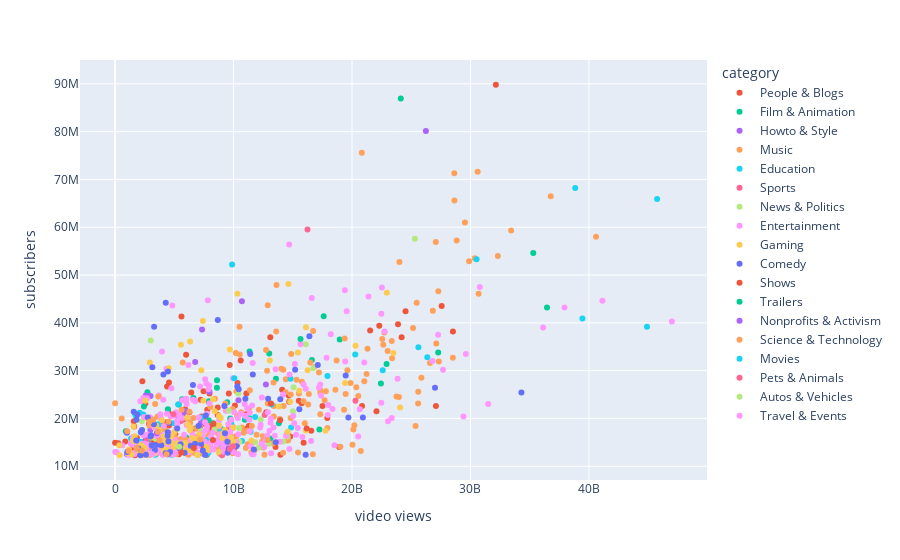

This figure's notebook cell:
### Code cell
fig = px.scatter(df_concentrada, x='video views', y='subscribers', color="category", hover_data=["Youtuber"])
fig.show()

### Figure 1 — Plotly figure (JSON) as saved in the notebook; plotly's stock layout.template omitted (floating-point values rounded to 4 significant figures; data arrays with more than 128 entries replaced by an {"elided": "..."} marker saying what was removed)
{"data": [{"customdata": {"elided": "129x1 str values"}, "hovertemplate": "category=People & Blogs<br>video views=%{x}<br>subscribers=%{y}<br>Youtuber=%{customdata[0]}<extra></extra>", "legendgroup": "People & Blogs", "marker": {"color": "#EF553B", "symbol": "circle"}, "mode": "markers", "name": "People & Blogs", "orientation": "v", "showlegend": true, "type": "scatter", "x": {"elided": "129 int values"}, "xaxis": "x", "y": {"elided": "129 int values"}, "yaxis": "y"}, {"customdata": [["Goldmines"], ["YRF"], ["ýýýýýýýý ýý ýýýýýýýýýýýýýý"], ["PowerKids TV"], ["Jingle Toons"], ["Galinha Pintadinha"], ["Selena Gomez"], ["WowKidz"], ["Peppa Pig - Official Channel"], ["Masha y el Oso"], ["Goldmines Dishoom"], ["Nick Jr."], ["Goldmines Bollywood"], ["ZHC"], ["Pen Movies"], ["Goldmines Movies"], ["Peppa Pig Espaï¿½ï¿½ï¿½ï¿½ï¿½ï¿½ï¿½ï¿½ï¿½"], ["Tilak"], ["Valentina Pontes ofc"], ["Alan Becker"], ["Goldmines Cineplex"], ["Ben Azelart"], ["Totoy kids - Portuguï¿½"], ["Pencilmation"], ["Green Gold TV - Official Channel"], ["Official Pink Panther"], ["DaFuq!?Boom!"], ["Goldmines Great Indian Comedy"], ["Wow Kidz Action"], ["Turma da Mï¿½ï¿½"], ["BeatboxJCOP"], ["MSA previously My Story Animated"], ["Les' Copaque Production"], ["El Payaso Plim Plim"], ["Stubborn Facts"], ["Gato Galactico | GALï¿½ï¿"], ["Totoy kids - Espaï¿½ï"], ["Rotten Tomatoes Trailers"], ["Volga Video"], ["Zig & Sharko"], ["Invento na Hora"], ["Darkar Company Studios"], ["Peppa Pig em Portuguï¿½ï¿½ï¿½ï¿½ï¿½ï¿½ï¿½ï¿½ï¿"], ["Zee Kids"]], "hovertemplate": "category=Film & Animation<br>video views=%{x}<br>subscribers=%{y}<br>Youtuber=%{customdata[0]}<extra></extra>", "legendgroup": "Film & Animation", "marker": {"color": "#00cc96", "symbol": "circle"}, "mode": "markers", "name": "Film & Animation", "orientation": "v", "showlegend": true, "type": "scatter", "x": [24118230580, 35302243691, 36458726976, 18961241905, 11351015824, 27274550757, 13013567335, 16613441479, 22919271731, 13577142726, 8603468420, 22440611155, 8595760553, 2726917087, 6608773195, 5652938599, 7920637200, 9465863821, 7926899136, 5380073627, 2431154438, 4454917643, 1796227417, 11317309935, 9715291883, 10955619815, 7906181776, 5194942269, 8281724393, 13824277846, 8716982055, 8588704539, 9059696049, 17247584185, 902225615, 3693798804, 5997599089, 13116313599, 9787697838, 9023952946, 4040297006, 2244318380, 4214172991, 7683670251], "xaxis": "x", "y": [86900000, 54600000, 43200000, 36500000, 34000000, 33800000, 33600000, 32200000, 31400000, 28300000, 28000000, 27300000, 26400000, 25500000, 24300000, 24000000, 23600000, 23400000, 23400000, 22900000, 22500000, 21900000, 20400000, 20100000, 20000000, 19700000, 19600000, 19100000, 19000000, 19000000, 18000000, 17800000, 17700000, 17700000, 17300000, 16800000, 16000000, 15800000, 15700000, 14400000, 14200000, 13900000, 13100000, 12400000], "yaxis": "y"}, {"customdata": [["5-Minute Crafts"], ["BRIGHT SIDE"], ["GENIAL"], ["Gulshan Kalra"], ["Fede Vigevani"], ["Yuya"], ["Chloe Ting"], ["Troom Troom"], ["Village Cooking Channel"], ["Tasty"], ["5-Minute Crafts DIY"], ["5-Minute Crafts PLAY"], ["SUPER SLICK SLIME SAM"], ["Manual do Mundo"], ["ýýýýýýýýý Liziqi"], ["HowToBasic"], ["IDEAS EN 5 MINUTOS"], ["Sandra Cires Art"], ["jeffreestar"], ["ýýýýýýýý ýýýýýýýýýýýýýý ýýýý 5 ýýýýýýýýýý"], ["Musas"], ["Mariale"], ["ýýýýýýýý ýýýýýýýý"], ["Mis Pastelitos"], ["IDEIAS INCRï¿½ï¿½"], ["Rosanna Pansino"], ["NikkieTutorials"], ["Narins Beauty"], ["Alexa Rivera"], ["NishaMadhulika"], ["Anaysa"], ["Wengie"], ["ATHLEAN-Xï¿½"], ["Kabita's Kitchen"], ["Troom Troom India"], ["Blossom"], ["Health Time"], ["First We Feast"], ["Troom Troom PT"], ["bharatzkitchen HINDI"]], "hovertemplate": "category=Howto & Style<br>video views=%{x}<br>subscribers=%{y}<br>Youtuber=%{customdata[0]}<extra></extra>", "legendgroup": "Howto & Style", "marker": {"color": "#ab63fa", "symbol": "circle"}, "mode": "markers", "name": "Howto & Style", "orientation": "v", "showlegend": true, "type": "scatter", "x": [26236790209, 10708531817, 6762424690, 12732444881, 7962725960, 2588501115, 2994726412, 10414479943, 5863377051, 5783557209, 5091618606, 6119294270, 7229175322, 3980991248, 2977741577, 3684816159, 3696973456, 3955426159, 2609358468, 4499826716, 2400037562, 2761547758, 7018015062, 2750902766, 3551889957, 4597228794, 1778318927, 2214167846, 3193226072, 2939201386, 3445794123, 1900272833, 2319515787, 2831275503, 6804072897, 4733873025, 1002219689, 2983799729, 4384177908, 2315226648], "xaxis": "x", "y": [80100000, 44500000, 31800000, 27100000, 25600000, 24800000, 24700000, 23800000, 21600000, 21100000, 20700000, 20100000, 19000000, 18000000, 17600000, 17300000, 16600000, 16400000, 15900000, 15500000, 15100000, 15100000, 14800000, 14600000, 14500000, 14400000, 14200000, 14000000, 13900000, 13700000, 13500000, 13500000, 13400000, 13300000, 12800000, 12700000, 12500000, 12500000, 12500000, 12400000], "yaxis": "y"}, {"customdata": {"elided": "198x1 str values"}, "hovertemplate": "category=Music<br>video views=%{x}<br>subscribers=%{y}<br>Youtuber=%{customdata[0]}<extra></extra>", "legendgroup": "Music", "marker": {"color": "#FFA15A", "symbol": "circle"}, "mode": "markers", "name": "Music", "orientation": "v", "showlegend": true, "type": "scatter", "x": {"elided": "198 int values"}, "xaxis": "x", "y": {"elided": "198 int values"}, "yaxis": "y"}, {"customdata": [["Pinkfong Baby Shark - Kids' Songs & Stories"], ["ChuChu TV Nursery Rhymes & Kids Songs"], ["Infobells - Hindi"], ["BillionSurpriseToys  - Nursery Rhymes & Cartoons"], ["Little Baby Bum - Nursery Rhymes & Kids Songs"], ["Super Simple Songs - Kids Songs"], ["Genevieve's Playhouse - Learning Videos for Kids"], ["CVS 3D Rhymes & Kids Songs"], ["BabyBus - Kids Songs and Cartoons"], ["Little Angel: Nursery Rhymes & Kids Songs"], ["infobells - Tamil"], ["infobells - Telugu"], ["BabyBus - Canciones Infantiles & Videos para Niï¿½ï"], ["Khan GS Research Centre"], ["Dr. Vivek Bindra: Motivational Speaker"], ["Kurzgesagt ï¿½ï¿½ï¿½ï¿½ï¿½ï¿"], ["ýýýýýýýýýýýýýýý - Genevieve's Playhouse"], ["BabyBus - Cerita & Lagu Anak-anak"], ["Kiddiestv Hindi - Nursery Rhymes & Kids Songs"], ["ýýýýýýýýýýýýýý ýýýý"], ["Little Angel Espaï¿½ï¿½ï¿½ï¿½ï¿½ï¿½ï¿½ï¿½ï¿½"], ["TED-Ed"], ["Blippi - Educational Videos for Kids"], ["Jason Vlogs"], ["El Reino a Jugar"], ["wifistudy"], ["Dear Sir"], ["Infobells Bangla"], ["Dave and Ava - Nursery Rhymes and Baby Songs"], ["Daftar Populer"], ["TheRichest"], ["CrashCourse"], ["StudyIQ IAS"], ["Netflix Jr."], ["infobells - Kannada"], ["Veritasium"], ["infobells"], ["JOJO TV - Hindi Stories"], ["The Infographics Show"], ["The Shiny Peanut"], ["Right to Shiksha"], ["Little Baby Bum en Espaï¿½ï"], ["TKOR"], ["Caylus"]], "hovertemplate": "category=Education<br>video views=%{x}<br>subscribers=%{y}<br>Youtuber=%{customdata[0]}<extra></extra>", "legendgroup": "Education", "marker": {"color": "#19d3f3", "symbol": "circle"}, "mode": "markers", "name": "Education", "orientation": "v", "showlegend": true, "type": "scatter", "x": [38843229963, 45757850229, 30516172739, 9877365274, 39450824833, 44900897958, 25607397308, 20269857567, 26355088167, 22593193994, 17930570614, 14814192034, 13206471140, 2073073070, 1693149479, 2378448129, 11022391339, 11819051552, 7274150246, 4924054368, 9813245108, 3654621568, 14857290259, 8903647480, 11445492404, 3018032423, 1349288771, 7776706184, 10714145606, 2143140898, 2730879024, 1833519700, 4029253667, 8882319696, 6554000320, 2165885634, 5178142148, 5141201173, 5263540904, 2848466522, 7876740921, 6956320454, 3392022527, 4779139505], "xaxis": "x", "y": [68200000, 65900000, 53300000, 52200000, 40900000, 39200000, 34900000, 33400000, 32800000, 30100000, 28900000, 28300000, 22900000, 21200000, 20900000, 20800000, 20300000, 20300000, 20200000, 19000000, 18900000, 18800000, 18100000, 17200000, 17200000, 16000000, 15800000, 15500000, 15300000, 15100000, 15000000, 14800000, 14700000, 14700000, 14200000, 13900000, 13700000, 13600000, 13200000, 12900000, 12800000, 12500000, 12400000, 12400000], "yaxis": "y"}, {"customdata": [["Dude Perfect"], ["NBA"], ["FIFA"], ["How Ridiculous"], ["UFC - Ultimate Fighting Championship"], ["FC Barcelona"], ["F2Freestylers - Ultimate Soccer Skills Channel"], ["DALLMYD"], ["gymvirtual"], ["Natan por Aï¿"]], "hovertemplate": "category=Sports<br>video views=%{x}<br>subscribers=%{y}<br>Youtuber=%{customdata[0]}<extra></extra>", "legendgroup": "Sports", "marker": {"color": "#FF6692", "symbol": "circle"}, "mode": "markers", "name": "Sports", "orientation": "v", "showlegend": true, "type": "scatter", "x": [16241549158, 12624879732, 5529131886, 9601137077, 7135820721, 2656528205, 3280481927, 1948925559, 2509752944, 9029609749], "xaxis": "x", "y": [59500000, 20700000, 19400000, 18000000, 16400000, 15300000, 14100000, 13600000, 12900000, 12300000], "yaxis": "y"}, {"customdata": [["Aaj Tak"], ["YouTube"], ["IndiaTV"], ["Zee News"], ["Raffy Tulfo in Action"], ["The Lallantop"], ["Tlnovelas"], ["SOMOY TV"], ["DLS News"], ["Sebastiï¿½ï¿½ï¿½"], ["News 24"], ["News18 India"], ["NMF News"], ["BBC News Hindi"], ["Thairath Online"], ["Narendra Modi"], ["CNN"], ["NDTV India"], ["ABS-CBN News"], ["Republic Bharat"], ["KOMPASTV"], ["ABC News"], ["BBC News"], ["Jamuna TV"], ["Geo News"], ["GMA Integrated News"]], "hovertemplate": "category=News & Politics<br>video views=%{x}<br>subscribers=%{y}<br>Youtuber=%{customdata[0]}<extra></extra>", "legendgroup": "News & Politics", "marker": {"color": "#B6E880", "symbol": "circle"}, "mode": "markers", "name": "News & Politics", "orientation": "v", "showlegend": true, "type": "scatter", "x": [25307753534, 3010784935, 16105023749, 16709857823, 15065753455, 10409352249, 15013096899, 12293479945, 2255542592, 10463166404, 8396875537, 7263619576, 7435180827, 7043235131, 14563841315, 3392918989, 14198154095, 6624168155, 10489367372, 7536093065, 11827310821, 12961669452, 4598387043, 12129583055, 5727888539, 9569814790], "xaxis": "x", "y": [57600000, 36300000, 35500000, 30500000, 26500000, 25200000, 21500000, 19800000, 19400000, 18000000, 17700000, 17500000, 16600000, 16500000, 16200000, 15800000, 15200000, 15200000, 15100000, 15000000, 15000000, 14700000, 14500000, 13900000, 13800000, 13400000], "yaxis": "y"}, {"customdata": {"elided": "237x1 str values"}, "hovertemplate": "category=Entertainment<br>video views=%{x}<br>subscribers=%{y}<br>Youtuber=%{customdata[0]}<extra></extra>", "legendgroup": "Entertainment", "marker": {"color": "#FF97FF", "symbol": "circle"}, "mode": "markers", "name": "Entertainment", "orientation": "v", "showlegend": true, "type": "scatter", "x": {"elided": "237 int values"}, "xaxis": "x", "y": {"elided": "237 int values"}, "yaxis": "y"}, {"customdata": [["JuegaGerman"], ["A4"], ["Fernanfloo"], ["elrubiusOMG"], ["Mikecrack"], ["MrBeast Gaming"], ["Total Gaming"], ["Markiplier"], ["Techno Gamerz"], ["VEGETTA777"], ["SSSniperWolf"], ["rezendeevil"], ["Dream"], ["AboFlah"], ["Frost Diamond"], ["jacksepticeye"], ["DanTDM"], ["VanossGaming"], ["Preston"], ["Ninja"], ["FaZe Rug"], ["Jelly"], ["SSundee"], ["FGTeeV"], ["invictor"], ["LazarBeam"], ["MiawAug"], ["AuthenticGames"], ["AS Gaming"], ["Clash of Clans"], ["Ali-A"], ["ýýýýýýýý ýýýýýýýýýý ýýýýýýýýýý | Arab Games Network"], ["Marmok"], ["IShowSpeed"], ["SQUEEZIE"], ["TheGrefg"], ["zbing z."], ["The Game Theorists"], ["DeGoBooM"], ["IGN"], ["Aphmau"], ["PopularMMOs"], ["Willyrex"], ["Guava Juice"], ["CoryxKenshin"], ["Technoblade"], ["W2S"], ["JJ Olatunji"], ["Antrax"], ["Enes Batur"], ["Lyna"], ["Unspeakable"], ["Kuplinov ï¿½ï¿½ï¿"], ["FFUNTV"], ["Mobile Legends: Bang Bang"], ["LOKESH GAMER"], ["Makiman131"], ["EdisonPts"], ["MoreAliA"], ["League of Legends"], ["PlayStation"], ["Kwebbelkop"], ["BigSchool"], ["TazerCraft"], ["Lachlan"], ["Jesser"], ["PrestonPlayz"], ["Gyan Gamingï¿½"], ["NOBRU"], ["TommyInnit"], ["E-MasterSensei"], ["AM3NlC"], ["ýýýýýýýýýýýý"], ["Jazzghost"], ["ýýýýýýýý/Atro"], ["Desi Gamers"], ["Acenix"], ["BUDI01 GAMING"], ["Typical Gamer"], ["H2ODelirious"], ["theRadBrad"], ["penguinz0"], ["BanderitaX"], ["AzzyLand"], ["Brawl Stars"], ["GH'S"], ["Piuzinho"], ["Morgz"], ["Yair17"], ["LOUD"], ["Timba Vk"], ["DaniRep | +6 Vï¿½ï¿½ï¿½ï¿½ï¿½ï¿½ï¿½ï¿½ï¿½ï¿½ï"], ["RobTopGames"]], "hovertemplate": "category=Gaming<br>video views=%{x}<br>subscribers=%{y}<br>Youtuber=%{customdata[0]}<extra></extra>", "legendgroup": "Gaming", "marker": {"color": "#FECB52", "symbol": "circle"}, "mode": "markers", "name": "Gaming", "orientation": "v", "showlegend": true, "type": "scatter", "x": [14631710289, 22936630813, 10323391593, 7410536668, 16118181673, 6331332547, 5556364230, 20297931219, 9690499664, 15432929204, 23492684419, 13061739758, 2930015381, 4521573939, 7277493940, 16246625836, 19417887510, 15541421838, 8279004442, 2543809954, 7451792132, 14777034543, 13835173331, 24059336857, 8409641722, 8768697257, 6098644584, 8920141342, 2851024430, 3961318438, 6148303268, 8761255550, 3457618361, 1556003039, 9983065083, 6404852037, 9269174070, 3752347262, 6306204566, 16107116549, 17763586483, 14573155899, 5024088947, 9111000228, 7102965621, 1656452554, 4768370464, 4076692623, 3029872908, 9786595271, 6534326412, 9052367553, 6862529416, 11513738907, 1543608082, 1640078055, 4236036141, 6668507856, 4352427049, 7159750970, 4741434420, 6889304306, 9996133066, 5956193599, 5269059435, 3603556207, 5766647017, 2224121890, 351763324, 2084791147, 3920559552, 4959982720, 7719743112, 5673347763, 2480957682, 2135195239, 2122062016, 1181292450, 4301581610, 4356686216, 6050102764, 7773543609, 4129249415, 6412313570, 2036408398, 8739174649, 1081285962, 3303595310, 1402042328, 2394143260, 2840137980, 6933660906, 374123483], "xaxis": "x", "y": [48100000, 46300000, 46100000, 40400000, 39100000, 36100000, 35400000, 35200000, 34400000, 33800000, 33700000, 32100000, 31700000, 30500000, 30100000, 30100000, 27400000, 25800000, 24000000, 23700000, 23700000, 23500000, 22500000, 22300000, 21500000, 20500000, 20200000, 20100000, 19600000, 19600000, 18700000, 18600000, 18500000, 18300000, 18100000, 18000000, 17600000, 17600000, 17600000, 17500000, 17400000, 17200000, 17200000, 16900000, 16700000, 16300000, 16300000, 16200000, 16000000, 16000000, 15900000, 15900000, 15600000, 15400000, 15400000, 15300000, 15100000, 15100000, 15000000, 15000000, 15000000, 15000000, 15000000, 14900000, 14800000, 14600000, 14600000, 14400000, 14400000, 14200000, 14200000, 14000000, 14000000, 13900000, 13800000, 13700000, 13600000, 13500000, 13500000, 13400000, 13300000, 13300000, 13300000, 13300000, 13200000, 13000000, 12700000, 12600000, 12500000, 12400000, 12400000, 12400000, 12300000], "yaxis": "y"}, {"customdata": [["whinderssonnunes"], ["Luisito Comunica"], ["CarryMinati"], ["Jkk Entertainment"], ["KHANDESHI MOVIES"], ["The Tonight Show Starring Jimmy Fallon"], ["Round2hell"], ["Talking Tom"], ["ashish chanchlani vines"], ["Enaldinho"], ["AuronPlay"], ["Shorts Break"], ["Brent Rivera"], ["enchufetv"], ["Alan Chikin Chow"], ["Smosh"], ["LankyBox"], ["Alejo Igoa"], ["Daniel LaBelle"], ["Spider Slack"], ["Heroindori"], ["Topper Guild"], ["YOLO"], ["Canal Canalha"], ["Bizarrap"], ["Noor Stars"], ["dednahype"], ["Marta and Rustam"], ["JennaMarbles"], ["TheOdd1sOut"], ["Triggered Insaan"], ["TheWillyrex"], ["Lele Pons"], ["MissaSinfonia"], ["TheBrianMaps"], ["Liza Koshy"], ["Prajapati News"], ["Aayu and Pihu Show"], ["FailArmy"], ["Kaykai Salaider"], ["T3ddy"], ["Harsh Beniwal"], ["The MriDul"], ["Rubï¿½ï¿½ï¿½ï¿½ï¿½ï¿½"], ["ISSEI / ï¿½ï¿½ï¿½ï¿½"], ["Chad Wild Clay"], ["CollegeHumor"], ["Noman Official"], ["Lilly Singh"], ["Cyprien"], ["Rclbeauty101"], ["Rebecca Zamolo"], ["SEVENGERS"], ["O Que Nï¿½ï¿½ï¿½ï¿½ï¿½ï¿"], ["The Vishal bhatt"], ["FAPTV"], ["Woody & Kleiny"], ["My Mate Nate"], ["Just For Laughs Gags"], ["Everson Zoio"], ["The LaBrant Fam"], ["Melon City Show - ï¿½ï¿½ï¿½ï¿½ï¿½ï¿½ï¿½ï¿½ï¿½ï¿½ï¿"], ["Adam W"], ["Franco Escamilla"], ["CKM"], ["_vector_"], ["Gustavo Parï¿½ï¿½"], ["MoniLina"], ["Make Joke Of"]], "hovertemplate": "category=Comedy<br>video views=%{x}<br>subscribers=%{y}<br>Youtuber=%{customdata[0]}<extra></extra>", "legendgroup": "Comedy", "marker": {"color": "#636efa", "symbol": "circle"}, "mode": "markers", "name": "Comedy", "orientation": "v", "showlegend": true, "type": "scatter", "x": [4274709210, 8670473639, 3294013141, 16402066717, 11405809704, 17111726160, 3145161634, 15199330166, 4457913639, 11627437847, 4079141673, 19466238065, 6570935979, 10317306313, 27006526665, 10435474336, 34300482066, 10999000479, 12916159065, 13943030228, 9223534599, 15552070846, 1573058816, 1870608170, 7657171980, 2764127969, 20919403720, 19694265358, 1803249241, 4566120190, 3276891538, 7038827526, 5244917119, 2274007523, 4448334716, 2173106162, 1001465469, 9270331567, 3037260680, 4434679706, 2990185467, 1781226000, 4503880875, 9477021288, 13562853889, 6751985988, 7255848125, 5525773746, 3517662420, 3086254545, 3900312631, 6388439235, 10238593147, 1967930734, 9596430464, 5457203710, 11717217293, 3363634923, 7406628736, 1024467771, 4637474071, 5863456698, 9502983550, 4266957149, 4465772496, 7597013023, 2602614088, 16086808918, 2129773714], "xaxis": "x", "y": [44200000, 40600000, 39200000, 37200000, 33500000, 31200000, 30700000, 30200000, 29800000, 29200000, 29200000, 29000000, 27000000, 26700000, 26400000, 26100000, 25400000, 24100000, 24100000, 24000000, 22600000, 21900000, 21400000, 20800000, 20600000, 20200000, 20200000, 20200000, 19700000, 19100000, 18800000, 18400000, 17900000, 17600000, 17100000, 17100000, 17000000, 16900000, 16500000, 16400000, 16200000, 15400000, 15200000, 15100000, 15000000, 14700000, 14700000, 14600000, 14500000, 14400000, 14400000, 14300000, 14200000, 13700000, 13700000, 13700000, 13500000, 13400000, 13300000, 13000000, 13000000, 12800000, 12800000, 12700000, 12500000, 12400000, 12400000, 12400000, 12300000], "yaxis": "y"}, {"customdata": [["Masha and The Bear"], ["Sony PAL"], ["Mr Bean"], ["Kids TV - Nursery Rhymes And Baby Songs"], ["Sony AATH"], ["Masha e o Urso"], ["MGC Playhouse"], ["ýýýýýýýý ýý ýýýýýýýý"], ["Kids TV India Hindi Nursery Rhymes"], ["ýýýýýýýý ýýýý ýýýýýýýýýýýýýý"]], "hovertemplate": "category=Shows<br>video views=%{x}<br>subscribers=%{y}<br>Youtuber=%{customdata[0]}<extra></extra>", "legendgroup": "Shows", "marker": {"color": "#EF553B", "symbol": "circle"}, "mode": "markers", "name": "Shows", "orientation": "v", "showlegend": true, "type": "scatter", "x": [24519022988, 28519339489, 10602236110, 13151870846, 13930021471, 8301731337, 16174530046, 8265129639, 6646953396, 5585085130], "xaxis": "x", "y": [42400000, 38200000, 32100000, 23100000, 19600000, 18900000, 17900000, 15500000, 13800000, 12900000], "yaxis": "y"}, {"customdata": [["Ishtar Music"], ["Ultra Bollywood"]], "hovertemplate": "category=Trailers<br>video views=%{x}<br>subscribers=%{y}<br>Youtuber=%{customdata[0]}<extra></extra>", "legendgroup": "Trailers", "marker": {"color": "#00cc96", "symbol": "circle"}, "mode": "markers", "name": "Trailers", "orientation": "v", "showlegend": true, "type": "scatter", "x": [17608931161, 15653786446], "xaxis": "x", "y": [41400000, 36600000], "yaxis": "y"}, {"customdata": [["TEDx Talks"], ["Bispo Bruno Leonardo"]], "hovertemplate": "category=Nonprofits & Activism<br>video views=%{x}<br>subscribers=%{y}<br>Youtuber=%{customdata[0]}<extra></extra>", "legendgroup": "Nonprofits & Activism", "marker": {"color": "#ab63fa", "symbol": "circle"}, "mode": "markers", "name": "Nonprofits & Activism", "orientation": "v", "showlegend": true, "type": "scatter", "x": [7339333120, 3523578665], "xaxis": "x", "y": [38600000, 16900000], "yaxis": "y"}, {"customdata": [["MR. INDIAN HACKER"], ["Mark Rober"], ["Happy Lives"], ["Technical Guruji"], ["National Geographic"], ["HaerteTest"], ["Vsauce"], ["Unbox Therapy"], ["Apple"], ["Marques Brownlee"], ["Linus Tech Tips"], ["Mr DegrEE"], ["Mrwhosetheboss"], ["Hacksmith Industries"], ["Trakin Tech"], ["Technology Gyan"], ["Quantum Tech HD"]], "hovertemplate": "category=Science & Technology<br>video views=%{x}<br>subscribers=%{y}<br>Youtuber=%{customdata[0]}<extra></extra>", "legendgroup": "Science & Technology", "marker": {"color": "#FFA15A", "symbol": "circle"}, "mode": "markers", "name": "Science & Technology", "orientation": "v", "showlegend": true, "type": "scatter", "x": [5711208484, 3647987299, 2634, 3378047383, 5614621131, 3234880084, 2897907132, 4508184467, 1026425106, 3606912471, 7172386509, 12880388253, 3736069980, 1820559912, 2262690743, 1138262456, 4340213066], "xaxis": "x", "y": [31700000, 24600000, 23200000, 23000000, 21800000, 19800000, 19300000, 19300000, 17300000, 17200000, 15600000, 15500000, 15400000, 13800000, 13300000, 13200000, 12500000], "yaxis": "y"}, {"customdata": [["Aditya Movies"], ["Ultra Movie Parlour"]], "hovertemplate": "category=Movies<br>video views=%{x}<br>subscribers=%{y}<br>Youtuber=%{customdata[0]}<extra></extra>", "legendgroup": "Movies", "marker": {"color": "#19d3f3", "symbol": "circle"}, "mode": "markers", "name": "Movies", "orientation": "v", "showlegend": true, "type": "scatter", "x": [10062770060, 5320485069], "xaxis": "x", "y": [28400000, 22900000], "yaxis": "y"}, {"customdata": [["That Little Puff"], ["Brave Wilderness"], ["The Dodo"], ["BBC"]], "hovertemplate": "category=Pets & Animals<br>video views=%{x}<br>subscribers=%{y}<br>Youtuber=%{customdata[0]}<extra></extra>", "legendgroup": "Pets & Animals", "marker": {"color": "#FF6692", "symbol": "circle"}, "mode": "markers", "name": "Pets & Animals", "orientation": "v", "showlegend": true, "type": "scatter", "x": [20289689389, 4927879069, 9964116817, 9685060624], "xaxis": "x", "y": [23700000, 20900000, 14200000, 13600000], "yaxis": "y"}, {"customdata": [["DUDU e CAROL"], ["Supercar Blondie"]], "hovertemplate": "category=Autos & Vehicles<br>video views=%{x}<br>subscribers=%{y}<br>Youtuber=%{customdata[0]}<extra></extra>", "legendgroup": "Autos & Vehicles", "marker": {"color": "#B6E880", "symbol": "circle"}, "mode": "markers", "name": "Autos & Vehicles", "orientation": "v", "showlegend": true, "type": "scatter", "x": [9597894786, 5405563355], "xaxis": "x", "y": [21600000, 14100000], "yaxis": "y"}, {"customdata": [["Mï¿½ï¿½ï¿½ï¿½"]], "hovertemplate": "category=Travel & Events<br>video views=%{x}<br>subscribers=%{y}<br>Youtuber=%{customdata[0]}<extra></extra>", "legendgroup": "Travel & Events", "marker": {"color": "#FF97FF", "symbol": "circle"}, "mode": "markers", "name": "Travel & Events", "orientation": "v", "showlegend": true, "type": "scatter", "x": [3140883140], "xaxis": "x", "y": [12500000], "yaxis": "y"}], "layout": {"legend": {"title": {"text": "category"}, "tracegroupgap": 0}, "margin": {"t": 60}, "xaxis": {"anchor": "y", "domain": [0, 1], "title": {"text": "video views"}}, "yaxis": {"anchor": "x", "domain": [0, 1], "title": {"text": "subscribers"}}}}
